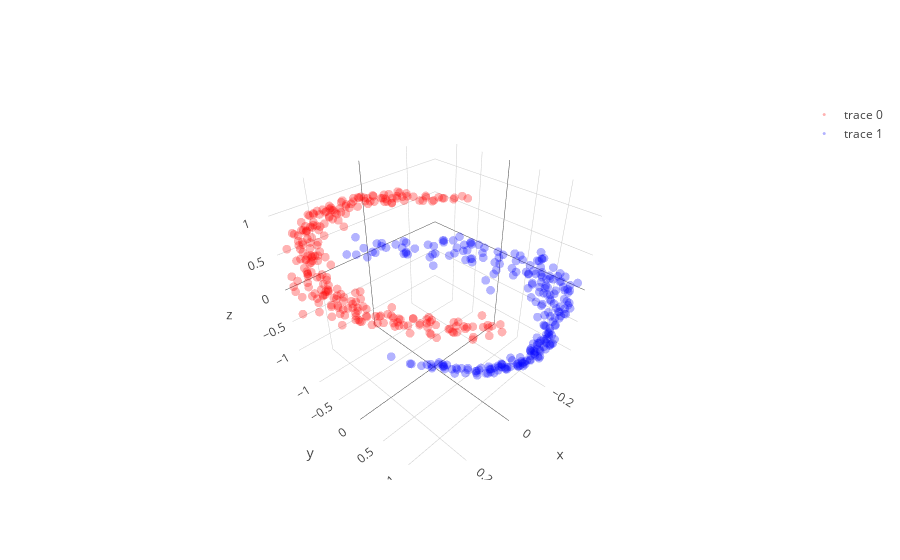

Write notebook code for a chart like this one.
### Code cell
# with all scale
expand_dim = 3
w1 = np.random.randn(2,expand_dim)
w2 = np.random.randn(expand_dim,1)
a  = np.ones(expand_dim); b = np.ones(expand_dim); c = np.zeros(expand_dim)

w1 = _sym_decorrelation(w1)
w2 = w2/(np.sqrt(np.sum(w2**2)))

temp_X = np.copy(X)
mini_batch_size = 20
for iter in range(2000):
    cum_loss = 0; temp_X   = shuffle(temp_X)
    
    for mini_batch in range(0,len(X),mini_batch_size):
        current_batch = temp_X[mini_batch:mini_batch+mini_batch_size]
        
        layer1 = current_batch @ w1
        layer1 = layer1  + (1/(iter+1))*np.random.randn(expand_dim)
        layer1a= a*g(b*layer1)+c
        layer1a= layer1a + (1/(iter+1))*np.random.randn(expand_dim)
        layer2 = layer1a       @ w2
        loss   = w2.T @ layer1a.T @ layer1a @ w2
        
        grad2 = -layer1a.T @ layer1a @ w2 
        grad1a= -layer1a@w2@w2.T
        grada = grad1a*g(b*layer1)
        gradb = grad1a*a*g_grad(b*layer1)*layer1
        gradc = grad1a
        grad1 = current_batch.T @(grad1a*a*g_grad(b*layer1)*b) - 2.5 * current_batch.T @ current_batch @ w1 

        w2 = w2 - 0.0000009 * grad2
        a = a -   0.000009  * grada.mean(0)
        b = b -   0.000009  * gradb.mean(0)
        c = c -   0.000009  * gradc.mean(0)
        w1 = w1 - 0.0000009 * grad1
        
        w1 = _sym_decorrelation(w1)
        w2 = w2/(np.sqrt(np.sum(w2**2)))
        cum_loss      = cum_loss + loss.mean()
        
    if iter%500==0:print('Iter : ',iter," Loss: ",cum_loss)

# projection
projected_mine = (a*g(b*(X @ w1))+c) @ w2

plt.figure(figsize=(20,5))
plt.subplot(1, 3, 1)
plt.scatter(X[y==0, 0], X[y==0, 1], color='red', alpha=0.5)
plt.scatter(X[y==1, 0], X[y==1, 1], color='blue', alpha=0.5)
plt.quiver(X.mean(0)[0], X.mean(0)[1], evector[0,0],evector[0,1], color=['b'], scale=2.5)
plt.quiver(X.mean(0)[0], X.mean(0)[1], evector[1,0],evector[1,1], color=['g'], scale=2.5)

plt.subplot(1, 3, 2,projection='3d')
one_layer_project = (a*g(b*(X @ w1))+c)
plt.scatter(one_layer_project[:,0],one_layer_project[:,1],one_layer_project[:,2], color='red')

plt.subplot(1, 3, 3)
plt.scatter(projected_mine[y==0], np.zeros((len(projected_mine)//2)),  color='red', alpha=0.5)
plt.scatter(projected_mine[y==1], np.zeros((len(projected_mine)//2)), color='blue', alpha=0.5)
plt.show()

trace1 = go.Scatter3d(
    x=one_layer_project[y==0,0],
    y=one_layer_project[y==0,1],
    z=one_layer_project[y==0,2],
    mode='markers',
    line=dict(color='red',width=0.5),
    marker=dict(size=3,opacity=0.3)
)
trace2 = go.Scatter3d(
    x=one_layer_project[y==1,0],
    y=one_layer_project[y==1,1],
    z=one_layer_project[y==1,2],
    mode='markers',
    line=dict(color='blue',width=0.5),
    marker=dict(size=3,opacity=0.3)
)
data = [trace1,trace2]
fig  = go.Figure(data=data)
iplot(fig)

### Figure 1 — Plotly figure (JSON) as saved in the notebook; plotly's stock layout.template omitted (floating-point values rounded to 4 significant figures; data arrays with more than 128 entries replaced by an {"elided": "..."} marker saying what was removed)
{"data": [{"line": {"color": "red", "width": 0.5}, "marker": {"opacity": 0.3, "size": 3}, "mode": "markers", "type": "scatter3d", "uid": "c2999b83-7697-4925-af43-36e84299ee7b", "x": {"elided": "250 float values"}, "y": {"elided": "250 float values"}, "z": {"elided": "250 float values"}}, {"line": {"color": "blue", "width": 0.5}, "marker": {"opacity": 0.3, "size": 3}, "mode": "markers", "type": "scatter3d", "uid": "12a95fc7-6854-4f6d-87ae-5db967f87fb8", "x": {"elided": "250 float values"}, "y": {"elided": "250 float values"}, "z": {"elided": "250 float values"}}], "layout": {}}
